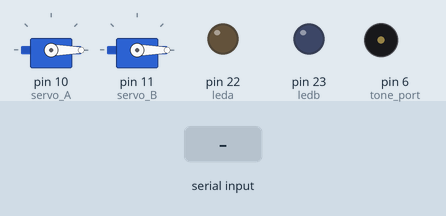
Simulated run of this sketch. Board: Arduino Mega 2560, built with avr-gcc and run on an emulated ATmega2560. Parts: 2 × servo, output pins drawn as LEDs (lit = HIGH), buzzer (waves = sounding). Inputs (shaded band) come from the test bench.

Above: at 1.2 s.
1.3 s: "S" received over Serial
At 2.2 s:
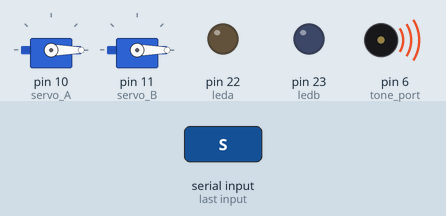
Timing chart, 0 to 4.3 s (numbered marks = the images above; inputs shaded):
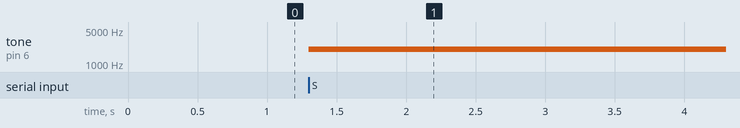

Measured:
- after the input at 1.3 s, tone on pin 6 (tone_port): silent → 2000 Hz at once

The sketch:

Arduino_Slave.ino
```cpp
// Controle WebCAm, com dois servo motores usando Python e TK

#include <Servo.h>

Servo servo_A, servo_B; // Cria dois objetos do tipo Servo.
int eixo = 0 , bytelido = 0; // Cria duas variaveis do tipo int.
int leda = 22;
int ledb = 23;
int tone_port = 6;
boolean tone_state = false;
boolean leda_state = LOW;
boolean ledb_state = LOW;

void setup (){

  pinMode(leda, OUTPUT);
  pinMode(ledb, OUTPUT);
  Serial.begin(9600); // Configura a velocidade da comunicação serial.
  servo_A.attach(10); // Anexa o objeto x_servo ao pino 9 do arduino.
  servo_B.attach(11); // Anexa o objeto y_servo ao pino 10 do arduino.
  servo_A.write(0); // posiciona x_servo no angulo zero grau.
  servo_B.write(0); // posiciona y_servo no angulo zero grau.

}

void loop(){
    while (Serial.available() > 0){ // Enquanto houver algum byte na entrada serial.
      eixo = Serial.read(); //Lê um byte e armazena na variável eixo.
      if ( eixo == 'a' ) { // Verifica se eixo é igual ao caractere a.
        delay(10); // Espera 10ms
        bytelido = Serial.read(); // Como eixo igual a 'a', bytelido recebe o valor do 'slider a' da UI em python.
        servo_A.write(bytelido); // Passa para o servo_A o valor de bytelido.
      }
      if ( eixo == 'b' ) { // Verifica se eixo é igual ao caractere b.
        delay(10); // Espera 10ms
        bytelido = Serial.read(); // Como eixo igual a 'b', bytelido recebe o valor do 'slider b' da UI em python.
        servo_B.write(bytelido); // Passa para o servo_B o valor de bytelido.
      }
      if (eixo == 'L'){
        delay(10);
        bytelido = Serial.read();
        if (bytelido == '1') digitalWrite(leda, leda_state = !leda_state);
        if (bytelido == '2') digitalWrite(ledb, ledb_state = !ledb_state);
      }
      if (eixo == 'S'){
        tone_state = !tone_state;
        if (tone_state == true) tone(tone_port, 2000);
        if (tone_state == false) noTone(tone_port);
      }
  }
}
```
